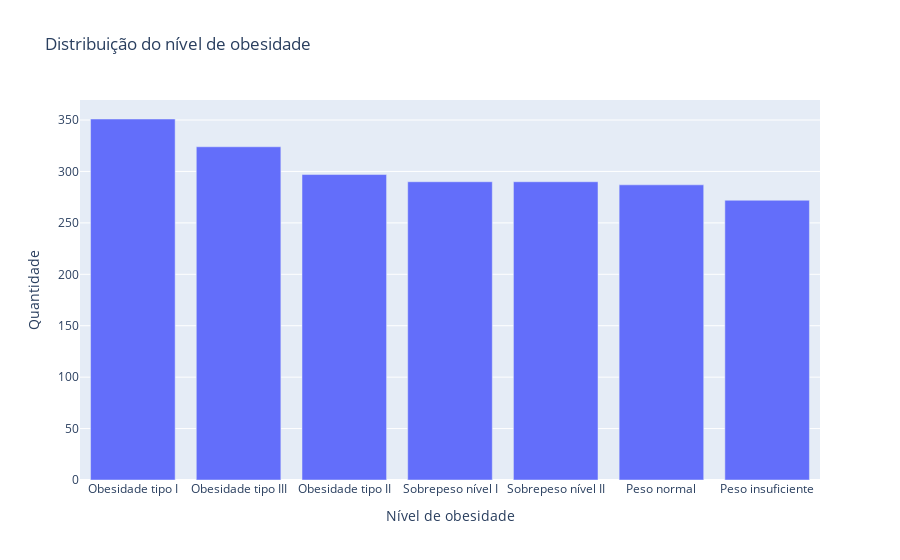
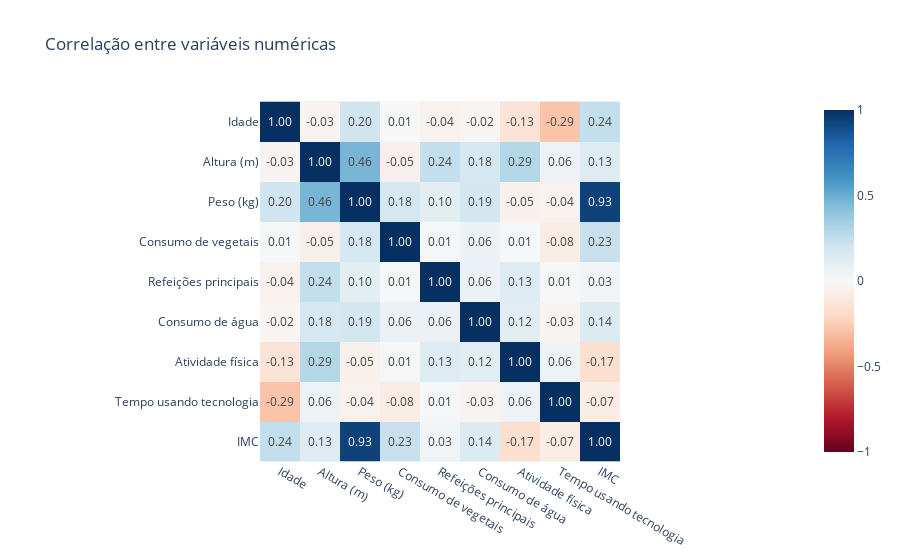

Notebook source saved alongside these figures, in order:
### Markdown cell above
## 3) Análise exploratória dos dados
Explora a base atual para entender distribuições, classes e correlações.

### Code cell
df_raw = pd.read_csv(config["data_path"])
print(f"Base bruta: {df_raw.shape[0]} linhas x {df_raw.shape[1]} colunas")
display(df_raw.head())

missing = df_raw.isna().sum().sort_values(ascending=False)
missing = missing[missing > 0]
if not missing.empty:
    display(missing)

df = preprocessar_base(df_raw, coluna_alvo=config["target"])
salvar_base_ptbr(df)
df_pt = traduzir_ptbr(df)

print(f"Base tratada (PT-BR): {df_pt.shape[0]} linhas x {df_pt.shape[1]} colunas")
display(df_pt.head())

col_nivel = "Nível de obesidade"
if col_nivel in df_pt.columns:
    dist = df_pt[col_nivel].value_counts().reset_index()
    dist.columns = [col_nivel, "Quantidade"]
    fig = px.bar(
        dist,
        x=col_nivel,
        y="Quantidade",
        title="Distribuição do nível de obesidade",
    )
    fig.show()

num_cols = df_pt.select_dtypes(include="number").columns.tolist()
if num_cols:
    df_pt[num_cols].hist(figsize=(12, 8), bins=20)
    plt.suptitle("Distribuição das variáveis numéricas", fontsize=12)
    plt.tight_layout()
    plt.show()

if len(num_cols) >= 2:
    corr = df_pt[num_cols].corr(numeric_only=True)
    fig_corr = px.imshow(
        corr,
        text_auto=".2f",
        title="Correlação entre variáveis numéricas",
        color_continuous_scale="RdBu",
        zmin=-1,
        zmax=1,
    )
    fig_corr.show()

### Figure 1 — Plotly figure (JSON) as saved in the notebook; plotly's stock layout.template omitted (floating-point values rounded to 4 significant figures)
{"data": [{"hovertemplate": "Nível de obesidade=%{x}<br>Quantidade=%{y}<extra></extra>", "legendgroup": "", "marker": {"color": "#636efa", "pattern": {"shape": ""}}, "name": "", "orientation": "v", "showlegend": false, "textposition": "auto", "type": "bar", "x": ["Obesidade tipo I", "Obesidade tipo III", "Obesidade tipo II", "Sobrepeso nível I", "Sobrepeso nível II", "Peso normal", "Peso insuficiente"], "xaxis": "x", "y": [351, 324, 297, 290, 290, 287, 272], "yaxis": "y"}], "layout": {"barmode": "relative", "legend": {"tracegroupgap": 0}, "title": {"text": "Distribuição do nível de obesidade"}, "xaxis": {"anchor": "y", "domain": [0, 1], "title": {"text": "Nível de obesidade"}}, "yaxis": {"anchor": "x", "domain": [0, 1], "title": {"text": "Quantidade"}}}}

### Figure 2 — Plotly figure (JSON) as saved in the notebook; plotly's stock layout.template omitted (floating-point values rounded to 4 significant figures)
{"data": [{"coloraxis": "coloraxis", "hovertemplate": "x: %{x}<br>y: %{y}<br>color: %{z}<extra></extra>", "name": "0", "texttemplate": "%{z:.2f}", "type": "heatmap", "x": ["Idade", "Altura (m)", "Peso (kg)", "Consumo de vegetais", "Refeições principais", "Consumo de água", "Atividade física", "Tempo usando tecnologia", "IMC"], "xaxis": "x", "y": ["Idade", "Altura (m)", "Peso (kg)", "Consumo de vegetais", "Refeições principais", "Consumo de água", "Atividade física", "Tempo usando tecnologia", "IMC"], "yaxis": "y", "z": [[1.0, -0.02596, 0.2026, 0.005366, -0.04337, -0.02464, -0.1327, -0.2858, 0.2442], [-0.02596, 1.0, 0.4631, -0.05377, 0.2441, 0.1809, 0.2906, 0.0581, 0.1318], [0.2026, 0.4631, 1.0, 0.179, 0.1033, 0.1863, -0.04795, -0.03938, 0.9348], [0.005366, -0.05377, 0.179, 1.0, 0.01111, 0.06114, 0.01366, -0.07727, 0.2281], [-0.04337, 0.2441, 0.1033, 0.01111, 1.0, 0.06348, 0.1303, 0.01301, 0.03382], [-0.02464, 0.1809, 0.1863, 0.06114, 0.06348, 1.0, 0.1182, -0.02921, 0.1435], [-0.1327, 0.2906, -0.04795, 0.01366, 0.1303, 0.1182, 1.0, 0.05551, -0.1719], [-0.2858, 0.0581, -0.03938, -0.07727, 0.01301, -0.02921, 0.05551, 1.0, -0.0689], [0.2442, 0.1318, 0.9348, 0.2281, 0.03382, 0.1435, -0.1719, -0.0689, 1.0]]}], "layout": {"coloraxis": {"cmax": 1, "cmin": -1, "colorscale": [[0, "rgb(103,0,31)"], [0.1, "rgb(178,24,43)"], [0.2, "rgb(214,96,77)"], [0.3, "rgb(244,165,130)"], [0.4, "rgb(253,219,199)"], [0.5, "rgb(247,247,247)"], [0.6, "rgb(209,229,240)"], [0.7, "rgb(146,197,222)"], [0.8, "rgb(67,147,195)"], [0.9, "rgb(33,102,172)"], [1, "rgb(5,48,97)"]]}, "title": {"text": "Correlação entre variáveis numéricas"}, "xaxis": {"anchor": "y", "constrain": "domain", "domain": [0, 1], "scaleanchor": "y"}, "yaxis": {"anchor": "x", "autorange": "reversed", "constrain": "domain", "domain": [0, 1]}}}
